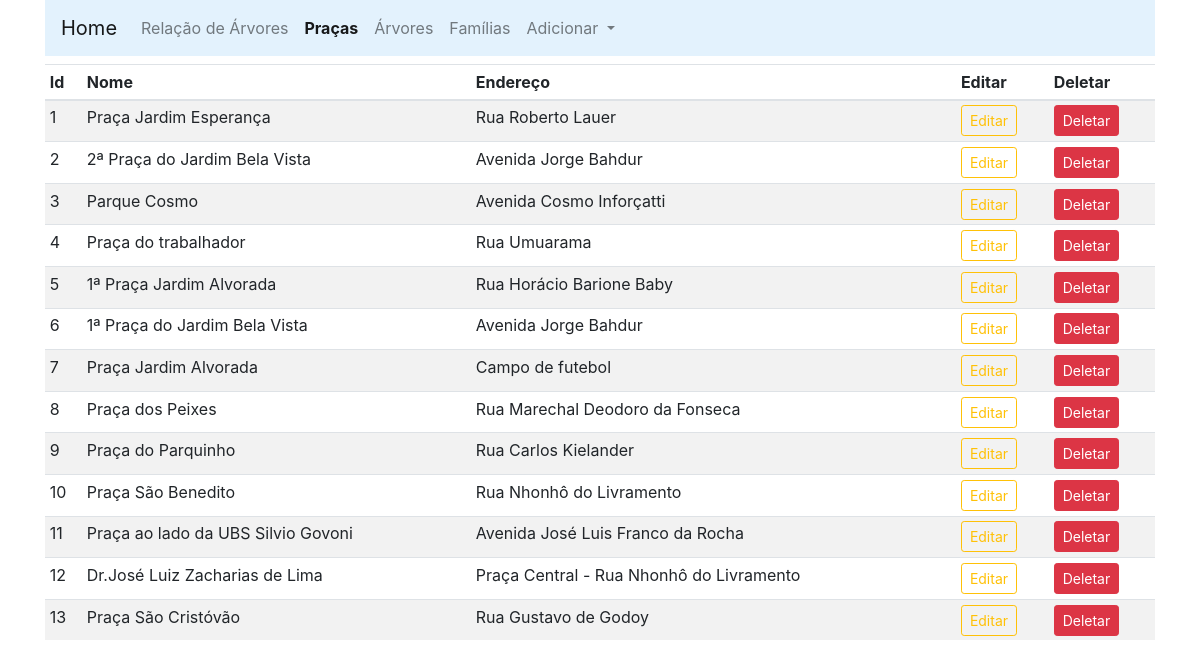
Page /pracas (signed in) on the earlier database version.
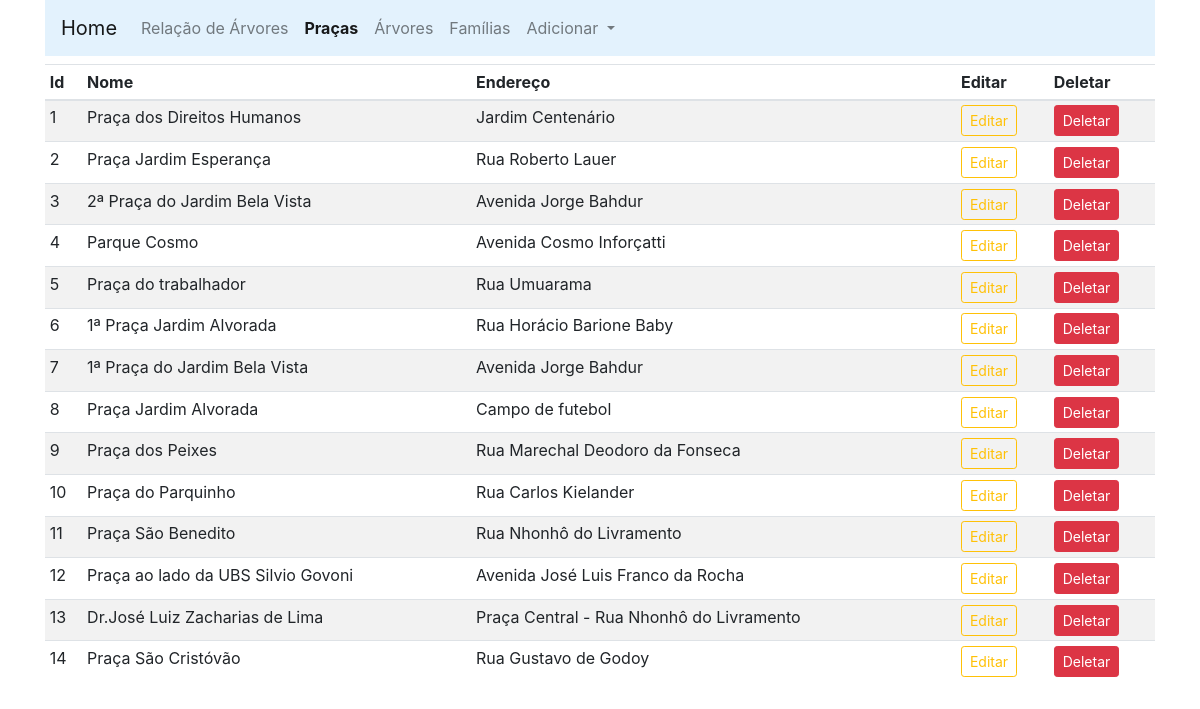
Same page on the later database version.
### app_arbo/trees/models.py (models this page shows)
class Praca(db.Model):
    id=db.Column(db.Integer,primary_key=True)
    name=db.Column(db.String(30),nullable=False,unique=True)
    end=db.Column(db.String(100),nullable=False,unique=False)
    desc=db.Column(db.String(500),nullable=False,unique=False)
    image_1=db.Column(db.String(30),nullable=False,unique=True)
    image_2=db.Column(db.String(30),nullable=False,unique=True)
    image_3=db.Column(db.String(30),nullable=False,unique=True)

### app_arbo/admin/rotas.py (the view)
@app.route('/pracas')
def pracas():
    if 'email' not in session:
        flash(f'Favor faça seu login no sistema.', 'success')
        return redirect(url_for('login'))
    pracas = Praca.query.order_by(Praca.id.desc()).all()
    return render_template('admin/pracas.html', title='Página Praças', pracas=pracas)

### app_arbo/templates/admin/pracas.html (shortened to what this page needs)
{% extends 'layouts.html' %}
{% block content %}
<div class="container">
    <nav class="navbar navbar-expand-lg navbar-light" style="background-color: #e3f2fd;">
        <a class="navbar-brand" href="/">Home</a>
        <div class="collapse navbar-collapse" id="navbarSupportedContent">
          <ul class="navbar-nav mr-auto">
            <li class="nav-item ">
              <a class="nav-link" href="/admin">Relação de Árvores <span class="sr-only">(current)</span></a>
            </li>
            <li class="nav-item active">
              <a class="nav-link" href="/pracas"><strong>Praças</strong></a>
            </li>
            <li class="nav-item">
              <a class="nav-link" href="/arvores">Árvores</a>
            </li>
            <li class="nav-item">
              <a class="nav-link" href="/familias">Famílias</a>
            </li>
            <li class="nav-item dropdown">
              <a class="nav-link dropdown-toggle" href="#" id="navbarDropdown" role="button" data-toggle="dropdown" aria-haspopup="true" aria-expanded="false">
                Adicionar
              </a>
            </li>
          </ul>
        </div>
      </nav>
</div>
<div class="container mt-2">
    <table class="table table-sm table-striped">
        <thead>
            <th>Id</th>
            <th>Nome</th>
            <th>Endereço</th>
            <th></th>
            <th>Editar</th>
            <th>Deletar</th>
        </thead>
        <tbody>
            {% if pracas %}
            {% for praca in pracas %}
            <tr>
                <td>{{loop.index}}</td>
                <td>{{praca.name}}</td>
                <td>{{praca.end}}</td>
                <td></td>
                <td><a href="{{url_for('updatepraca', id=praca.id)}}" class="btn btn-sm btn-outline-warning">Editar</a></td>
                <td>
                <button type="button" class="btn btn-danger btn-sm" data-toggle="modal" data-target="#exampleModal-{{praca.id}}">
                  Deletar
                </button>
                </td>
            </tr>
            {% endfor %}
            {% endif %}
        </tbody>
    </table>
</div>
{% endblock content %}

Differences in the rows shown:
added Praca: name "Praça dos Direitos Humanos", end "Jardim Centenário"
